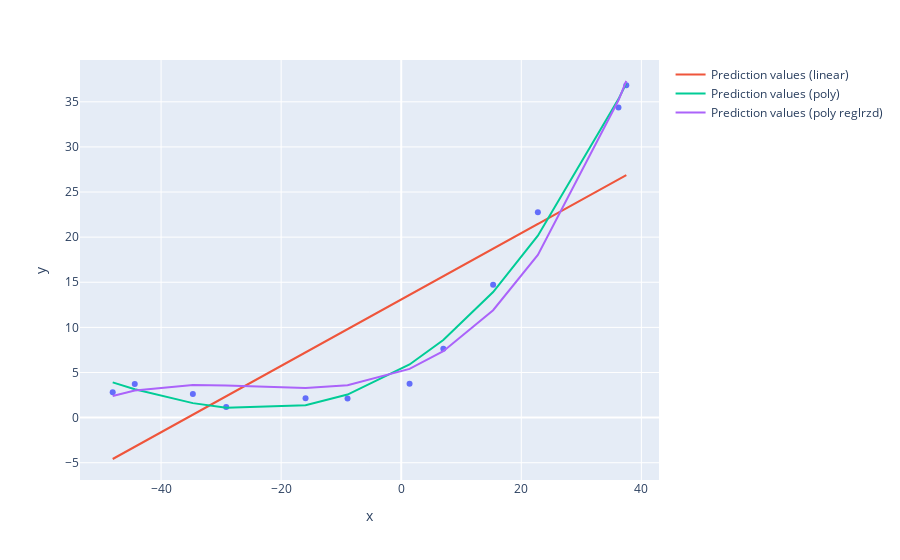

Notebook code cell kept with this figure:
### Code cell
fig4 = go.Figure(fig3)
trace4 = go.Scatter(x=train_df_poly['x'],
                    y=train_df_poly['y_pred_poly_reg'],
                    name='Prediction values (poly reglrzd)',
                    mode='lines')

fig4.add_trace(trace4)
fig4.show()

### Figure 1 — Plotly figure (JSON) as saved in the notebook; plotly's stock layout.template omitted (floating-point values rounded to 4 significant figures)
{"data": [{"hovertemplate": "x=%{x}<br>y=%{y}<extra></extra>", "legendgroup": "", "marker": {"color": "#636efa", "symbol": "circle"}, "mode": "markers", "name": "", "orientation": "v", "showlegend": false, "type": "scatter", "x": [-15.94, -29.15, 36.19, 37.49, -48.06, -8.941, 15.31, -34.71, 1.389, -44.38, 7.014, 22.76], "xaxis": "x", "y": [2.134, 1.173, 34.36, 36.84, 2.809, 2.121, 14.71, 2.614, 3.74, 3.732, 7.628, 22.75], "yaxis": "y"}, {"mode": "lines", "name": "Prediction values (linear)", "type": "scatter", "x": [-15.94, -29.15, 36.19, 37.49, -48.06, -8.941, 15.31, -34.71, 1.389, -44.38, 7.014, 22.76], "y": [7.227, 2.366, 26.4, 26.88, -4.587, 9.799, 18.72, 0.3237, 13.6, -3.236, 15.67, 21.46]}, {"mode": "lines", "name": "Prediction values (poly)", "type": "scatter", "x": [-48.06, -44.38, -34.71, -29.15, -15.94, -8.941, 1.389, 7.014, 15.31, 22.76, 36.19, 37.49], "y": [3.903, 3.145, 1.603, 1.098, 1.376, 2.556, 5.887, 8.604, 13.92, 20.16, 35.3, 37.06]}, {"mode": "lines", "name": "Prediction values (poly reglrzd)", "type": "scatter", "x": [-48.06, -44.38, -34.71, -29.15, -15.94, -8.941, 1.389, 7.014, 15.31, 22.76, 36.19, 37.49], "y": [2.402, 2.998, 3.607, 3.558, 3.294, 3.598, 5.398, 7.354, 11.9, 18.03, 35.16, 37.3]}], "layout": {"legend": {"tracegroupgap": 0}, "margin": {"t": 60}, "xaxis": {"anchor": "y", "domain": [0, 1], "title": {"text": "x"}}, "yaxis": {"anchor": "x", "domain": [0, 1], "title": {"text": "y"}}}}
